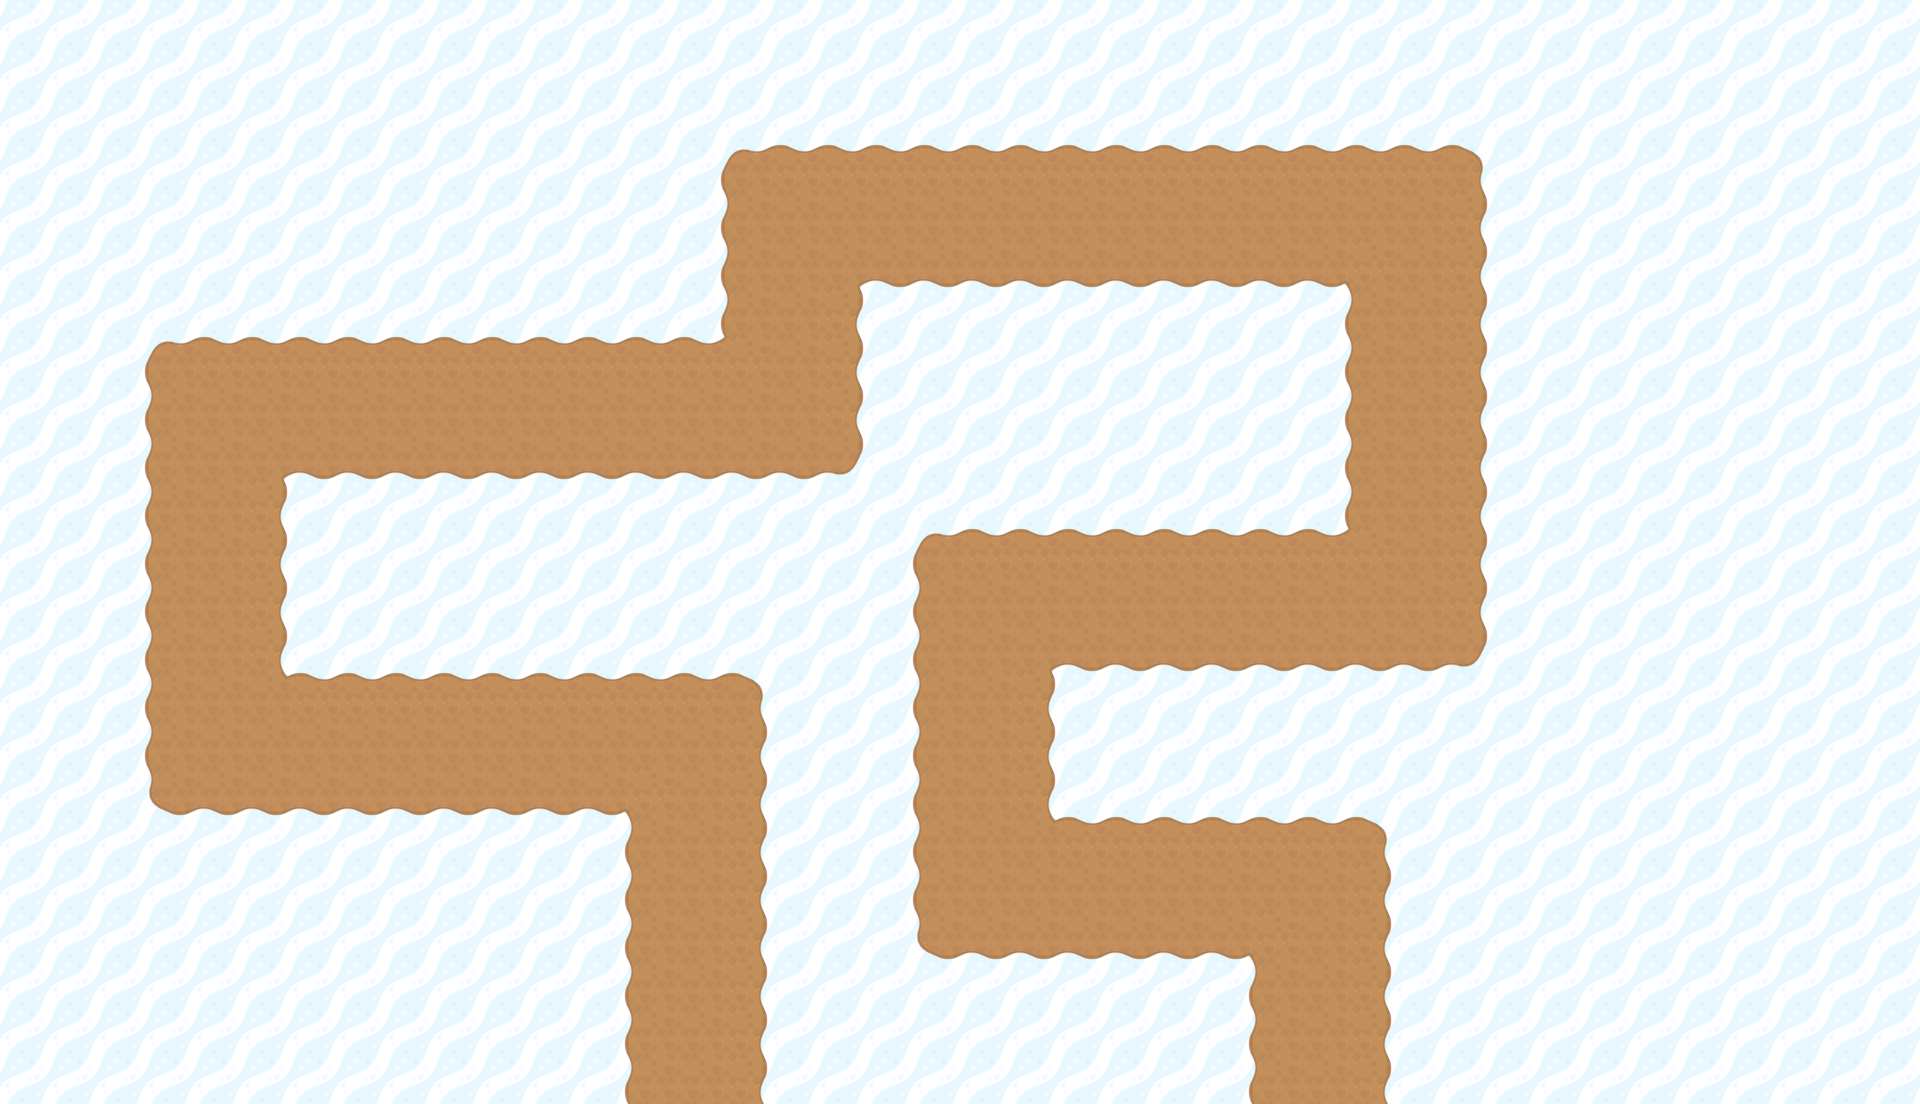

Tiled map render using the project's own tile images. Description and the whole map definition, tile-layer contents included, below:
An orthogonal 40x23 tile map with 48x48 px tiles, 2 tile layers (Tile Layer 1, Tile Layer 2), 3 tilesets and 12 objects (PathLine).

<map height="23" nextobjectid="18" orientation="orthogonal" renderorder="right-down" tiledversion="1.0.2" tileheight="48" tilewidth="48" version="1.0" width="40">
 <tileset columns="9" firstgid="1" margin="2" name="tiles" spacing="4" tilecount="49" tileheight="48" tilewidth="48">
  <image height="512" source="../../tiles/hi/tiles.png" width="512" />
  <terraintypes>
   <terrain name="Path" tile="18" />
  </terraintypes>
  <tile id="14" terrain=",,,0" />
  <tile id="15" terrain=",,0,0" />
  <tile id="16" terrain=",,0," />
  <tile id="17" terrain=",0,,0" />
  <tile id="18" terrain="0,0,0,0" />
  <tile id="19" terrain="0,,0," />
  <tile id="20" terrain=",0,," />
  <tile id="21" terrain="0,0,," />
  <tile id="22" terrain="0,,," />
  <tile id="23" terrain="0,,0,0" />
  <tile id="24" terrain=",0,0,0" />
  <tile id="25" terrain="0,0,,0" />
  <tile id="26" terrain="0,0,0," />
 </tileset>
 <tileset columns="9" firstgid="50" margin="2" name="tiles3" spacing="4" tilecount="49" tileheight="48" tilewidth="48">
  <image height="512" source="../../tiles/hi/tiles3.png" width="512" />
 </tileset>
 <tileset columns="9" firstgid="99" margin="2" name="tiles4" spacing="4" tilecount="105" tileheight="48" tilewidth="48">
  <image height="1024" source="../../tiles/hi/tiles4.png" width="512" />
 </tileset>
 <layer height="23" name="Tile Layer 1" width="40">
  <data encoding="csv">
29,29,29,29,29,29,29,29,29,29,29,29,29,29,29,29,29,29,29,29,29,29,29,29,29,29,29,29,29,29,29,29,29,29,29,29,29,29,29,29,
29,29,29,29,29,29,29,29,29,29,29,29,29,29,29,29,29,29,29,29,29,29,29,29,29,29,29,29,29,29,29,29,29,29,29,29,29,29,29,29,
29,29,29,29,29,29,29,29,29,29,29,29,29,29,29,29,29,29,29,29,29,29,29,29,29,29,29,29,29,29,29,29,29,29,29,29,29,29,29,29,
29,29,29,29,29,29,29,29,29,29,29,29,29,29,29,29,29,29,29,29,29,29,29,29,29,29,29,29,29,29,29,29,29,29,29,29,29,29,29,29,
29,29,29,29,29,29,29,29,29,29,29,29,29,29,29,29,29,29,29,29,29,29,29,29,29,29,29,29,29,29,29,29,29,29,29,29,29,29,29,29,
29,29,29,29,29,29,29,29,29,29,29,29,29,29,29,29,29,29,29,29,29,29,29,29,29,29,29,29,29,29,29,29,29,29,29,29,29,29,29,29,
29,29,29,29,29,29,29,29,29,29,29,29,29,29,29,29,29,29,29,29,29,29,29,29,29,29,29,29,29,29,29,29,29,29,29,29,29,29,29,29,
29,29,29,29,29,29,29,29,29,29,29,29,29,29,29,29,29,29,29,29,29,29,29,29,29,29,29,29,29,29,29,29,29,29,29,29,29,29,29,29,
29,29,29,29,29,29,29,29,29,29,29,29,29,29,29,29,29,29,29,29,29,29,29,29,29,29,29,29,29,29,29,29,29,29,29,29,29,29,29,29,
29,29,29,29,29,29,29,29,29,29,29,29,29,29,29,29,29,29,29,29,29,29,29,29,29,29,29,29,29,29,29,29,29,29,29,29,29,29,29,29,
29,29,29,29,29,29,29,29,29,29,29,29,29,29,29,29,29,29,29,29,29,29,29,29,29,29,29,29,29,29,29,29,29,29,29,29,29,29,29,29,
29,29,29,29,29,29,29,29,29,29,29,29,29,29,29,29,29,29,29,29,29,29,29,29,29,29,29,29,29,29,29,29,29,29,29,29,29,29,29,29,
29,29,29,29,29,29,29,29,29,29,29,29,29,29,29,29,29,29,29,29,29,29,29,29,29,29,29,29,29,29,29,29,29,29,29,29,29,29,29,29,
29,29,29,29,29,29,29,29,29,29,29,29,29,29,29,29,29,29,29,29,29,29,29,29,29,29,29,29,29,29,29,29,29,29,29,29,29,29,29,29,
29,29,29,29,29,29,29,29,29,29,29,29,29,29,29,29,29,29,29,29,29,29,29,29,29,29,29,29,29,29,29,29,29,29,29,29,29,29,29,29,
29,29,29,29,29,29,29,29,29,29,29,29,29,29,29,29,29,29,29,29,29,29,29,29,29,29,29,29,29,29,29,29,29,29,29,29,29,29,29,29,
29,29,29,29,29,29,29,29,29,29,29,29,29,29,29,29,29,29,29,29,29,29,29,29,29,29,29,29,29,29,29,29,29,29,29,29,29,29,29,29,
29,29,29,29,29,29,29,29,29,29,29,29,29,29,29,29,29,29,29,29,29,29,29,29,29,29,29,29,29,29,29,29,29,29,29,29,29,29,29,29,
29,29,29,29,29,29,29,29,29,29,29,29,29,29,29,29,29,29,29,29,29,29,29,29,29,29,29,29,29,29,29,29,29,29,29,29,29,29,29,29,
29,29,29,29,29,29,29,29,29,29,29,29,29,29,29,29,29,29,29,29,29,29,29,29,29,29,29,29,29,29,29,29,29,29,29,29,29,29,29,29,
29,29,29,29,29,29,29,29,29,29,29,29,29,29,29,29,29,29,29,29,29,29,29,29,29,29,29,29,29,29,29,29,29,29,29,29,29,29,29,29,
29,29,29,29,29,29,29,29,29,29,29,29,29,29,29,29,29,29,29,29,29,29,29,29,29,29,29,29,29,29,29,29,29,29,29,29,29,29,29,29,
29,29,29,29,29,29,29,29,29,29,29,29,29,29,29,29,29,29,29,29,29,29,29,29,29,29,29,29,29,29,29,29,29,29,29,29,29,29,29,29
</data>
 </layer>
 <layer height="23" name="Tile Layer 2" width="40">
  <data encoding="csv">
0,0,0,0,0,0,0,0,0,0,0,0,0,0,0,0,0,0,0,0,0,0,0,0,0,0,0,0,0,0,0,0,0,0,0,0,0,0,0,0,
0,0,0,0,0,0,0,0,0,0,0,0,0,0,0,0,0,0,0,0,0,0,0,0,0,0,0,0,0,0,0,0,0,0,0,0,0,0,0,0,
0,0,0,0,0,0,0,0,0,0,0,0,0,0,0,0,0,0,0,0,0,0,0,0,0,0,0,0,0,0,0,0,0,0,0,0,0,0,0,0,
0,0,0,0,0,0,0,0,0,0,0,0,0,0,0,15,16,16,16,16,16,16,16,16,16,16,16,16,16,16,17,0,0,0,0,0,0,0,0,0,
0,0,0,0,0,0,0,0,0,0,0,0,0,0,0,18,19,19,19,19,19,19,19,19,19,19,19,19,19,19,20,0,0,0,0,0,0,0,0,0,
0,0,0,0,0,0,0,0,0,0,0,0,0,0,0,18,19,27,22,22,22,22,22,22,22,22,22,22,26,19,20,0,0,0,0,0,0,0,0,0,
0,0,0,0,0,0,0,0,0,0,0,0,0,0,0,18,19,20,0,0,0,0,0,0,0,0,0,0,18,19,20,0,0,0,0,0,0,0,0,0,
0,0,0,15,16,16,16,16,16,16,16,16,16,16,16,25,19,20,0,0,0,0,0,0,0,0,0,0,18,19,20,0,0,0,0,0,0,0,0,0,
0,0,0,18,19,19,19,19,19,19,19,19,19,19,19,19,19,20,0,0,0,0,0,0,0,0,0,0,18,19,20,0,0,0,0,0,0,0,0,0,
0,0,0,18,19,27,22,22,22,22,22,22,22,22,22,22,22,23,0,0,0,0,0,0,0,0,0,0,18,19,20,0,0,0,0,0,0,0,0,0,
0,0,0,18,19,20,0,0,0,0,0,0,0,0,0,0,0,0,0,0,0,0,0,0,0,0,0,0,18,19,20,0,0,0,0,0,0,0,0,0,
0,0,0,18,19,20,0,0,0,0,0,0,0,0,0,0,0,0,0,15,16,16,16,16,16,16,16,16,25,19,20,0,0,0,0,0,0,0,0,0,
0,0,0,18,19,20,0,0,0,0,0,0,0,0,0,0,0,0,0,18,19,19,19,19,19,19,19,19,19,19,20,0,0,0,0,0,0,0,0,0,
0,0,0,18,19,20,0,0,0,0,0,0,0,0,0,0,0,0,0,18,19,27,22,22,22,22,22,22,22,22,23,0,0,0,0,0,0,0,0,0,
0,0,0,18,19,24,16,16,16,16,16,16,16,16,16,17,0,0,0,18,19,20,0,0,0,0,0,0,0,0,0,0,0,0,0,0,0,0,0,0,
0,0,0,18,19,19,19,19,19,19,19,19,19,19,19,20,0,0,0,18,19,20,0,0,0,0,0,0,0,0,0,0,0,0,0,0,0,0,0,0,
0,0,0,21,22,22,22,22,22,22,22,22,22,26,19,20,0,0,0,18,19,20,0,0,0,0,0,0,0,0,0,0,0,0,0,0,0,0,0,0,
0,0,0,0,0,0,0,0,0,0,0,0,0,18,19,20,0,0,0,18,19,24,16,16,16,16,16,16,17,0,0,0,0,0,0,0,0,0,0,0,
0,0,0,0,0,0,0,0,0,0,0,0,0,18,19,20,0,0,0,18,19,19,19,19,19,19,19,19,20,0,0,0,0,0,0,0,0,0,0,0,
0,0,0,0,0,0,0,0,0,0,0,0,0,18,19,20,0,0,0,21,22,22,22,22,22,22,26,19,20,0,0,0,0,0,0,0,0,0,0,0,
0,0,0,0,0,0,0,0,0,0,0,0,0,18,19,20,0,0,0,0,0,0,0,0,0,0,18,19,20,0,0,0,0,0,0,0,0,0,0,0,
0,0,0,0,0,0,0,0,0,0,0,0,0,18,19,20,0,0,0,0,0,0,0,0,0,0,18,19,20,0,0,0,0,0,0,0,0,0,0,0,
0,0,0,0,0,0,0,0,0,0,0,0,0,18,19,20,0,0,0,0,0,0,0,0,0,0,18,19,20,0,0,0,0,0,0,0,0,0,0,0
</data>
 </layer>
 <objectgroup name="Path">
  <object id="16" name="PathLine" x="696.0" y="1127.0026">
   <polyline points="0.0,-24.0 0.0,-383.00024 -480.0,-383.00024 -480.0,-719.00024 96.0,-719.00024 96.0,-911.00256 720.0,-911.00256 720.0,-527.00024 288.0,-527.00024 288.0,-239.00024 624.0,-239.00024 624.0,-24.0 " />
  </object>
 </objectgroup>
 <objectgroup name="Boundary">
  <object height="411.50024" id="4" width="124.81276" x="634.18726" y="690.50024" />
  <object height="125.18776" id="6" width="581.56274" x="163.34401" y="682.062" />
  <object height="431.00024" id="7" width="124.81276" x="154.09349" y="356.49976" />
  <object height="125.18776" id="8" width="681.31274" x="163.21875" y="345.906" />
  <object height="298.00052" id="9" width="124.81276" x="730.281" y="161.90625" />
  <object height="125.18776" id="10" width="727.563" x="740.18475" y="153.7695" />
  <object height="490.0005" id="11" width="124.81276" x="1354.3201" y="163.27275" />
  <object height="125.18776" id="12" width="538.65375" x="931.335" y="538.36053" />
  <object height="394.58325" id="13" width="124.81276" x="922.005" y="548.0767" />
  <object height="125.18776" id="14" width="441.90375" x="929.55005" y="825.78" />
  <object height="268.97775" id="15" width="124.81276" x="1257.9525" y="834.5925" />
 </objectgroup>
</map>
